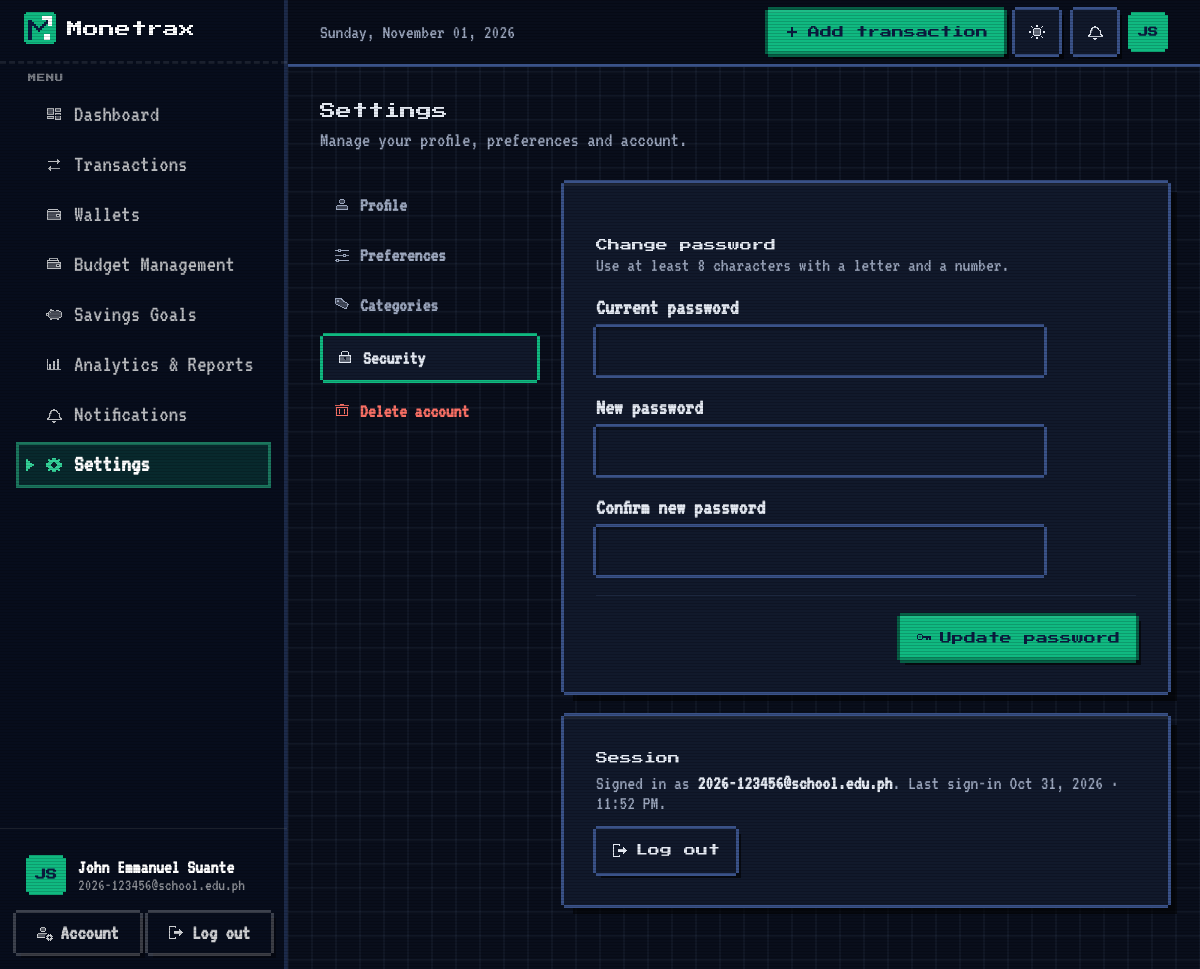
Before: /settings/?section=security (signed in) with the older database file.
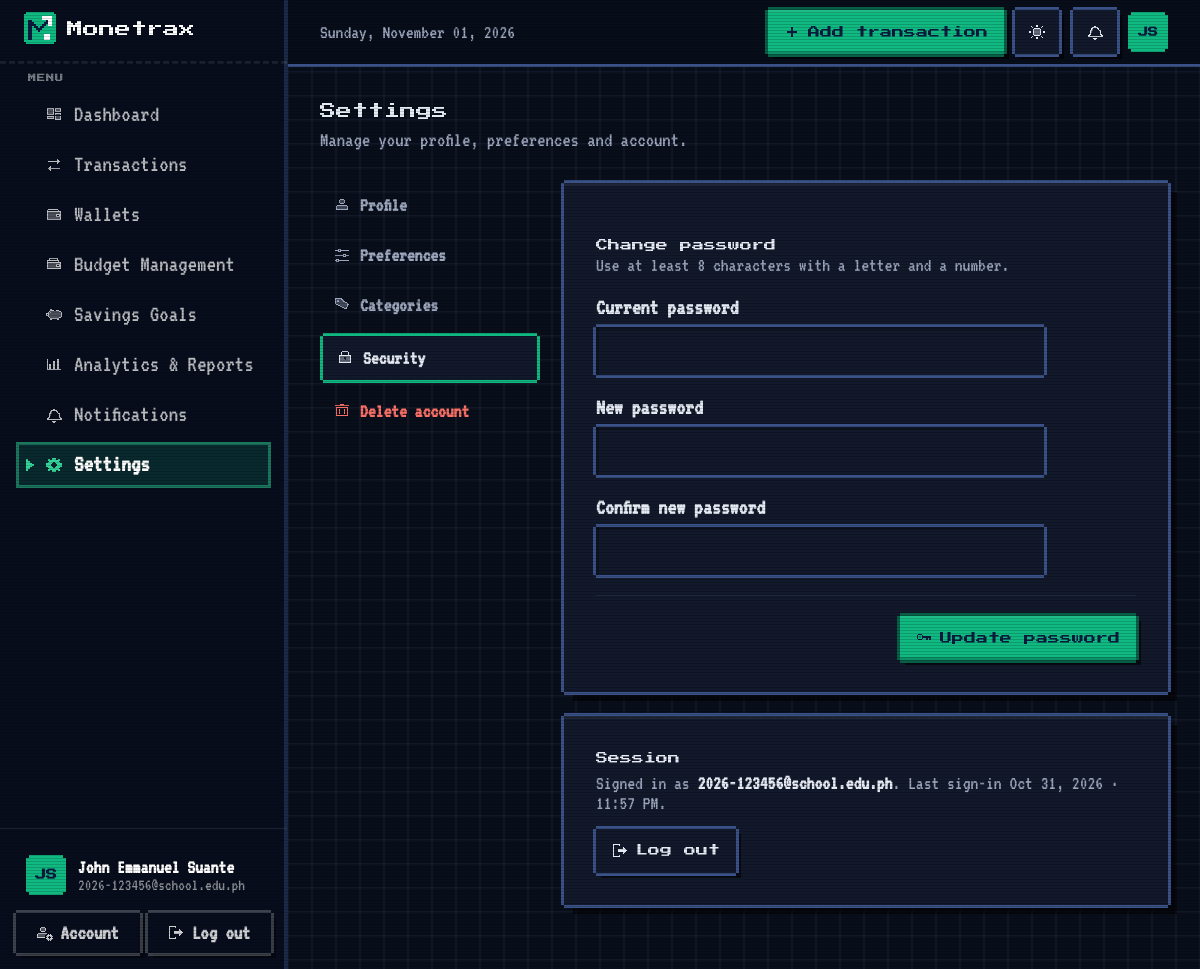
After: the same page with the newer database file.
### models.py (models this page shows, shortened)
class User(UserMixin, db.Model):
    __tablename__ = "users"
    id: Mapped[int] = mapped_column(Integer, primary_key=True)
    full_name: Mapped[str] = mapped_column(String(80))
    email: Mapped[str] = mapped_column(String(254), unique=True, index=True)
    password_hash: Mapped[str] = mapped_column(String(255))
    school: Mapped[Optional[str]] = mapped_column(String(120))
    program: Mapped[Optional[str]] = mapped_column(String(120))
    year_level: Mapped[Optional[str]] = mapped_column(String(30))
    currency: Mapped[str] = mapped_column(String(3), default="PHP")
    budget_alerts: Mapped[bool] = mapped_column(Boolean, default=True)
    savings_alerts: Mapped[bool] = mapped_column(Boolean, default=True)
    theme: Mapped[str] = mapped_column(String(10), default="system", server_default="system")
    created_at: Mapped[datetime] = mapped_column(DateTime, default=utcnow)
    last_login_at: Mapped[Optional[datetime]] = mapped_column(DateTime)
    categories = relationship("Category", back_populates="user", cascade="all, delete-orphan", lazy="dynamic")
    transactions = relationship("Transaction", back_populates="user", cascade="all, delete-orphan", lazy="dynamic")
    budgets = relationship("Budget", back_populates="user", cascade="all, delete-orphan", lazy="dynamic")
    goals = relationship("SavingsGoal", back_populates="user", cascade="all, delete-orphan", lazy="dynamic")
    notifications = relationship("Notification", back_populates="user", cascade="all, delete-orphan", lazy="dynamic")
    wallets = relationship("Wallet", back_populates="user", cascade="all, delete-orphan", lazy="dynamic")
    recurring = relationship("RecurringRule", back_populates="user", cascade="all, delete-orphan", lazy="dynamic")
    @property
    def initials(self) -> str:
        parts = [p for p in (self.full_name or "").split() if p]
        if not parts:
            return "?"
        return (parts[0][0] + (parts[-1][0] if len(parts) > 1 else "")).upper()

### settings.py (the view)
@settings_bp.route("/")
@login_required
def index():
    return _render(section=request.args.get("section", "profile"))

### templates/settings/index.html (shortened to what this page needs)
{% extends "layouts/app.html" %}
{% block content %}
{{ c.page_header("Settings", "Manage your profile, preferences and account.") }}
{% set tabs = [("profile", "Profile", "user"), ("preferences", "Preferences", "sliders-horizontal"),
               ("categories", "Categories", "tags"), ("security", "Security", "lock"), ("danger", "Delete account", "trash-2")] %}
<div class="grid grid-cols-1 gap-6 lg:grid-cols-[220px_minmax(0,1fr)]">
  <nav class="mx-settings-nav" aria-label="Settings sections">
    {% for key, label, icon in tabs %}
      <a href="{{ url_for('settings.index', section=key) }}" class="{{ 'is-active' if section == key }}{{ ' is-danger' if key == 'danger' }}"
         {% if section == key %}aria-current="page"{% endif %}><i data-lucide="{{ icon }}"></i>{{ label }}</a>
    {% endfor %}
  </nav>
  <div class="min-w-0">
  {% if section == "preferences" %}
    <form method="post" action="{{ url_for('settings.preferences') }}" class="mx-card space-y-6 p-5 sm:p-8">
      <input type="hidden" name="csrf_token" value="{{ csrf_token() }}">
      <div>
        <h2 class="mx-h2">Preferences</h2>
        <p class="text-sm text-ink-500">How Monetrax looks, shows amounts and notifies you.</p>
      </div>
      {% set opts = [] %}
      {% for code, info in currencies.items() %}{% set _ = opts.append((code, info[0] ~ "  " ~ info[1] ~ " (" ~ code ~ ")")) %}{% endfor %}
      <fieldset>
        <legend class="mx-label">Appearance</legend>
        <div class="mx-appearance">
          {% for value, label, icon in [("system", "Match device", "monitor"), ("light", "Light", "sun"), ("dark", "Dark", "moon")] %}
            <label>
              <input type="radio" name="theme" value="{{ value }}" data-theme-live {% if (current_user.theme or 'system') == value %}checked{% endif %}>
              <span class="mx-ap-card">
                <span class="mx-ap-swatch" aria-hidden="true">
                  {% if value == "system" %}
                    <span class="mx-ap-light"><i></i><i></i></span><span class="mx-ap-dark"><i></i><i></i></span>
                  {% else %}
                    <span class="mx-ap-{{ value }}"><i></i><i></i><i></i></span>
                  {% endif %}
                </span>
                <span class="mx-ap-label"><i data-lucide="{{ icon }}"></i>{{ label }}</span>
              </span>
            </label>
          {% endfor %}
        </div>
        <p class="mx-hint">Changes apply right away. "Match device" follows your phone or computer's setting.</p>
      </fieldset>
      <div class="max-w-sm">{{ c.select("currency", "Currency", opts, current_user.currency) }}</div>
      <fieldset class="space-y-3">
        <legend class="mx-label">Notifications</legend>
        {% for name, title, text in [("budget_alerts", "Budget warnings", "When a budget reaches 75%, 90% and goes over 100%."),
                                     ("savings_alerts", "Savings milestones", "Halfway and completed goals, and upcoming target dates.")] %}
          <label class="mx-switch-row">
            <span><span class="block text-sm font-semibold">{{ title }}</span><span class="block text-[13px] text-ink-500">{{ text }}</span></span>
            <input type="checkbox" name="{{ name }}" class="mx-switch" {% if current_user[name] %}checked{% endif %}>
          </label>
        {% endfor %}
      </fieldset>
      <div class="flex justify-end border-t border-ink-100 pt-5"><button class="mx-btn-primary" type="submit"><i data-lucide="check"></i>Save preferences</button></div>
    </form>
  {% elif section == "security" %}
    <form method="post" action="{{ url_for('settings.password') }}" class="mx-card space-y-5 p-5 sm:p-8" novalidate>
      <div>
        <h2 class="mx-h2">Change password</h2>
        <p class="text-sm text-ink-500">Use at least 8 characters with a letter and a number.</p>
      </div>
      <div class="max-w-md space-y-5">
        {{ c.input("current_password", "Current password", "", errors.current_password, type="password", required=True, autocomplete="current-password") }}
        {{ c.input("new_password", "New password", "", errors.new_password, type="password", required=True, autocomplete="new-password") }}
        {{ c.input("confirm_password", "Confirm new password", "", errors.confirm_password, type="password", required=True, autocomplete="new-password") }}
      </div>
      <div class="flex justify-end border-t border-ink-100 pt-5"><button class="mx-btn-primary" type="submit">Update password</button></div>
    </form>
    <div class="mx-card mt-6 p-5 sm:p-8">
      <h2 class="mx-h2">Session</h2>
      <p class="mt-1 text-sm text-ink-500">
        Signed in as <span class="font-semibold text-navy-900">{{ current_user.email }}</span>.
        {% if current_user.last_login_at %}Last sign-in {{ current_user.last_login_at|localtime }}.{% endif %}
      </p>
      <form method="post" action="{{ url_for('auth.logout') }}" class="mt-4">
        <button type="submit" class="mx-btn-ghost">Log out</button>
      </form>
    </div>
  {% endif %}
  </div>
</div>
{% endblock %}

### templates/layouts/app.html (shortened to what this page needs)
{% extends "base.html" %}
{% import "components/_ui.html" as ui %}
{% import "components/_app.html" as c %}
{% block head %}
  <link rel="stylesheet" href="{{ url_for('static', filename='css/app.css') }}">
{% endblock %}
{% block body %}
<div class="min-h-full lg:pl-72">
  <aside id="sidebar" class="mx-sidebar" aria-label="Main navigation">
    <div class="flex h-16 flex-none items-center justify-between px-6">
      <a href="{{ url_for('dashboard.index') }}" class="rounded-lg focus-visible:outline focus-visible:outline-2 focus-visible:outline-mint-400">{{ ui.logo("light", 32) }}</a>
    </div>
    <nav class="flex-1 overflow-y-auto px-4 pb-4 pt-2">
      <p class="mb-2 px-3 text-[11px] font-semibold uppercase tracking-wider text-white/40">Menu</p>
      <ul class="space-y-1">
        {% for endpoint, label, icon in nav_items %}
          {% set active = request.endpoint and request.endpoint.split('.')[0] == endpoint.split('.')[0] %}
          <li>
            <a href="{{ url_for(endpoint) }}" class="mx-nav{% if active %} is-active{% endif %}" {% if active %}aria-current="page"{% endif %}>
              <i data-lucide="{{ icon }}"></i><span>{{ label }}</span>
            </a>
          </li>
        {% endfor %}
      </ul>
    </nav>
    <div class="flex-none border-t border-white/10 p-4">
      <a href="{{ url_for('settings.index', section='profile') }}" class="mx-profile">
        <span class="mx-avatar">{{ current_user.initials }}</span>
        <span class="min-w-0 flex-1">
          <span class="block truncate text-sm font-semibold text-white">{{ current_user.full_name }}</span>
          <span class="block truncate text-xs text-white/55">{{ current_user.school or current_user.email }}</span>
        </span>
      </a>
      <div class="mt-2 grid grid-cols-2 gap-2">
        <a href="{{ url_for('settings.index', section='security') }}" class="mx-side-btn">Account</a>
        <form method="post" action="{{ url_for('auth.logout') }}">
          <button type="submit" class="mx-side-btn w-full">Log out</button>
        </form>
      </div>
    </div>
  </aside>
  <header class="mx-topbar sticky top-0 z-30 border-b border-ink-200/70 bg-canvas/85 backdrop-blur">
    <div class="mx-auto flex h-16 max-w-7xl items-center gap-3 px-4 sm:px-6 lg:px-8">
      <p class="min-w-0 flex-1 truncate text-sm font-medium text-ink-500"><span class="hidden sm:inline">{{ today.strftime('%A, ') if today }}</span>{{ today.strftime('%B %d, %Y') if today }}</p>
      <div class="ml-auto flex flex-none items-center gap-2">
        <span class="hidden sm:flex"><a href="{{ url_for('transactions.create', next=request.path) }}" class="mx-btn-primary">Add transaction</a></span>
        <button type="button" class="mx-theme-toggle" data-theme-toggle aria-pressed="false" aria-label="Switch to dark mode" title="Dark mode">
        </button>
        <a href="{{ url_for('notifications.index') }}" class="mx-icon-square relative" aria-label="Notifications{% if unread_notifications %}, {{ unread_notifications }} unread{% endif %}">
        </a>
        <a href="{{ url_for('settings.index') }}" class="mx-avatar mx-avatar-sm" aria-label="Settings">{{ current_user.initials }}</a>
      </div>
    </div>
  </header>
  <main id="main" class="mx-app-main mx-auto max-w-7xl px-4 pb-16 pt-6 sm:px-6 lg:px-8 lg:pt-8">
    {% block content %}{% endblock %}
  </main>
</div>
{% endblock %}

### templates/base.html (shortened to what this page needs)
<!doctype html>
<html lang="en" class="h-full">
<head>
  <script src="https://cdn.tailwindcss.com/3.4.17"></script>
  <link rel="stylesheet" href="{{ url_for('static', filename='css/theme.css') }}">
  <link rel="stylesheet" href="{{ url_for('static', filename='css/auth.css') }}">
  {% block head %}{% endblock %}
  <link rel="stylesheet" href="{{ url_for('static', filename='css/motion.css') }}">
  <link rel="stylesheet" href="{{ url_for('static', filename='css/pixel.css') }}">
</head>
<body class="h-full bg-canvas font-sans text-navy-900 antialiased" data-currency="{{ currency_symbol or '₱' }}"
      {% if current_user.is_authenticated %}data-theme-endpoint="{{ url_for('settings.theme') }}"{% endif %}>
  {% block body %}{% endblock %}
</body>
</html>

### templates/components/_ui.html (shortened to what this page needs)
{% macro logo(variant="dark", size=36, animate=False) -%}
  {% set scale = [2, (size / 16)|round|int]|max %}
  {% set mark = 16 * scale %}
  <span class="mx-logo mx-logo-{{ variant }}{{ ' mx-logo-animate' if animate }}" style="--logo-size: {{ mark }}px">
    <svg class="mx-logo-mark" viewBox="0 0 16 16" width="{{ mark }}" height="{{ mark }}" shape-rendering="crispEdges" aria-hidden="true">
      <path class="mx-logo-tile" d="M1 0h14v1h1v14h-1v1h-14v-1h-1v-14h1z"/>
      <path class="mx-logo-m" d="M2 4h2v1h-2zM11 4h1v1h-1zM2 5h3v1h-3zM10 5h2v1h-2zM2 6h4v1h-4zM9 6h2v1h-2zM2 7h2v1h-2zM5 7h2v1h-2zM8 7h2v1h-2zM2 8h2v1h-2zM6 8h3v1h-3zM2 9h2v1h-2zM7 9h1v1h-1zM2 10h2v1h-2zM2 11h2v1h-2zM2 12h2v1h-2zM2 13h2v1h-2z"/>
      <path class="mx-logo-arrow" d="M9 2h5v1h-5zM9 3h5v1h-5zM12 4h2v1h-2zM12 5h2v1h-2zM12 6h2v1h-2z"/>
      <path class="mx-logo-dot" d="M10 11h3v1h-3zM10 12h3v1h-3zM10 13h3v1h-3z"/>
    </svg>
    <svg class="mx-logo-word" viewBox="0 -8 63 7" width="{{ 63 * scale }}" height="{{ 7 * scale }}" shape-rendering="crispEdges" role="img" aria-label="Monetrax">
      <path d="M0.0 -1.0V-8.0H2.0V-7.0H3.0V-6.0H4.0V-7.0H5.0V-8.0H7.0V-1.0H5.0V-5.0H4.0V-3.0H3.0V-5.0H2.0V-1.0ZM9.0 -1.0V-2.0H8.0V-5.0H9.0V-6.0H14.0V-5.0H15.0V-2.0H14.0V-1.0ZM10.0 -2.0H13.0V-5.0H10.0ZM16.0 -1.0V-6.0H22.0V-5.0H23.0V-1.0H21.0V-5.0H18.0V-1.0ZM25.0 -1.0V-2.0H24.0V-5.0H25.0V-6.0H30.0V-5.0H31.0V-3.0H26.0V-2.0H30.0V-1.0ZM26.0 -4.0H29.0V-5.0H26.0ZM35.0 -1.0V-5.0H33.0V-6.0H35.0V-8.0H37.0V-6.0H39.0V-5.0H37.0V-1.0ZM43.0 -5.0H44.0V-4.0H43.0V-1.0H41.0V-6.0H43.0ZM47.0 -6.0V-5.0H44.0V-6.0ZM49.0 -1.0V-2.0H48.0V-3.0H49.0V-4.0H53.0V-5.0H49.0V-6.0H54.0V-5.0H55.0V-1.0ZM50.0 -2.0H53.0V-3.0H50.0ZM56.0 -1.0V-2.0H57.0V-3.0H58.0V-4.0H57.0V-5.0H56.0V-6.0H58.0V-5.0H59.0V-4.0H60.0V-5.0H61.0V-6.0H63.0V-5.0H62.0V-4.0H61.0V-3.0H62.0V-2.0H63.0V-1.0H61.0V-2.0H60.0V-3.0H59.0V-2.0H58.0V-1.0Z"/>
    </svg>
  </span>
{%- endmacro %}

### templates/components/_app.html (shortened to what this page needs)
{% macro page_header(title, subtitle=None) -%}
  <div class="mb-6 flex flex-col gap-4 sm:mb-8 sm:flex-row sm:items-end sm:justify-between">
    <div class="min-w-0">
      <h1 class="text-2xl font-extrabold tracking-tight sm:text-[1.75rem]">{{ title }}</h1>
      {% if subtitle %}<p class="mt-1 text-[15px] text-ink-500">{{ subtitle }}</p>{% endif %}
    </div>
  </div>
{%- endmacro %}
{% macro input(name, label, value="", error=None, type="text", placeholder="", prefix=None, hint=None,
               required=False, inputmode=None, autocomplete="off", maxlength=None, extra="") -%}
  <div class="mx-field{% if error %} has-error{% endif %}">
    <label for="f-{{ name }}" class="mx-label">{{ label }}{% if not required %} <span class="font-normal text-ink-500">(optional)</span>{% endif %}</label>
    <div class="relative">
      <input id="f-{{ name }}" name="{{ name }}" type="{{ type }}" value="{{ value }}" placeholder="{{ placeholder }}"
             autocomplete="{{ autocomplete }}" {% if inputmode %}inputmode="{{ inputmode }}"{% endif %}
             {% if maxlength %}maxlength="{{ maxlength }}"{% endif %} {% if required %}required{% endif %}
             class="mx-control{% if prefix %} has-prefix{% endif %}" aria-invalid="{{ 'true' if error else 'false' }}"
             {{ extra|safe }}>
    </div>
  </div>
{%- endmacro %}

Changed rows visible on the page:
changed User "John Emmanuel Suante": last_login_at "Oct 31, 2026 · 11:52 PM" → "Oct 31, 2026 · 11:57 PM"
